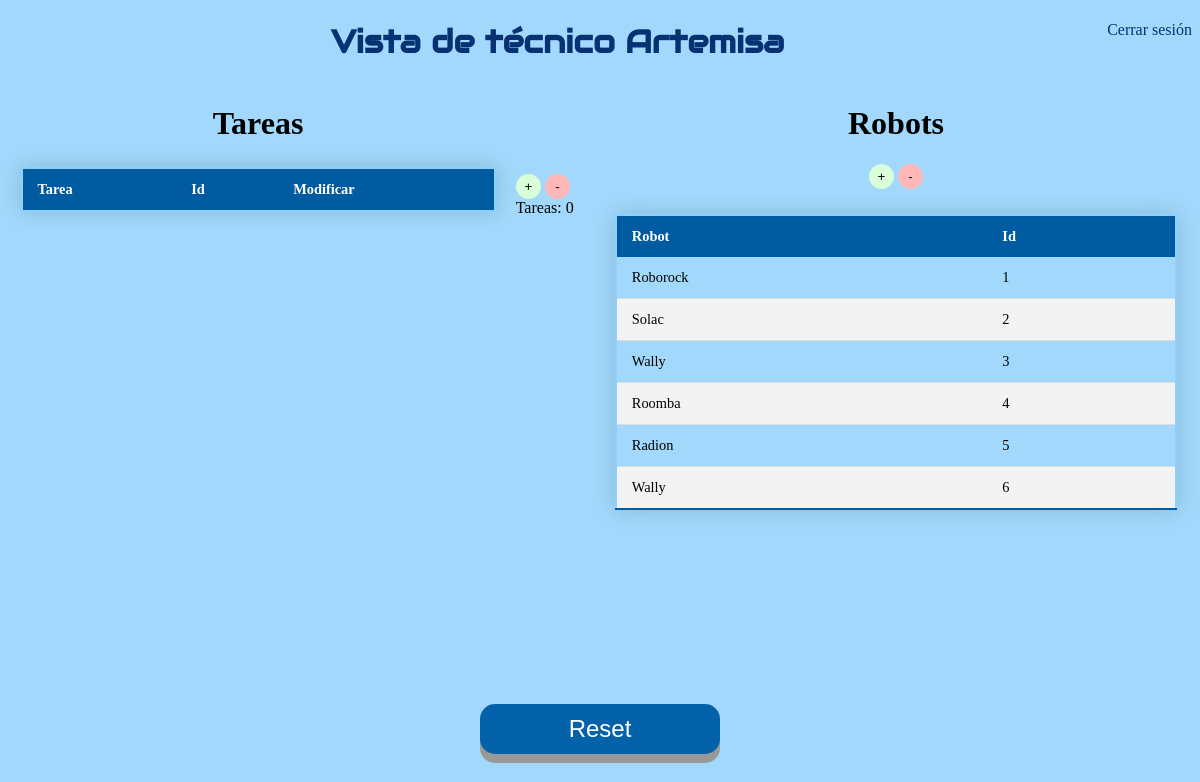
The page /Interfaz_tecnico.html on the database its author committed.
### app.py (models this page shows)
class Robo(db.Model):
    id = db.Column(db.Integer, primary_key=True)
    nombre = db.Column(db.String(200), nullable=False)

### app.py (the view)
@app.route('/Interfaz_tecnico.html', methods=['POST','GET'])     # Redireccion a Tecnico
def tecnico():
    tasks = Todo.query.order_by(Todo.id).all() # Este método nos devuelve todos los elementos de la tabla de la base de datos
    rob = Robo.query.order_by(Robo.id).all()
    return render_template('Interfaz_tecnico.html', tasks=tasks, rob=rob) # Presentar las tareas

### templates/Interfaz_tecnico.html (shortened to what this page needs)
{% extends 'base.html' %}
{% block head %}
</head>
{% endblock %}
{% block body %}
<a style="float:right" href="index.html">Cerrar sesión</a>
  <h1 class="principal" style="text-align:center"> Vista de técnico Artemisa</h1>
<div class="inline-div-izquierda">
  <h1 class="Copper">Tareas</h1>
  <center>
    <table>
      <thead>
        <tr>
            <th> Tarea</th>
            <th> Id </th>
            <th> Modificar </th>
        </tr>
      </thead>
      </table>
  </center>
</div>
<div class="inline-div-izquierda2">
  <br> <br> <br> <br> <br>
  <button type="button" class="button3" onClick="window.location.href='/new_update/{{ tasks[-1].id }}';">+</button>
  <button type="button" class="button4" onClick="window.location.href='/delete';">-</button>
 <br> &nbsp;
  Tareas:
  <a id="clicks">{{ tasks[-1].id -1 }}</a> <br>
</div>
<center>
  <div class="inline-div-derecha">
    <h1 class="Copper"> Robots</h1>
    <button type="button" class="button3" onClick="window.location.href='/nuevo_robot';">+</button>
    <button type="button" class="button4" onClick="window.location.href='/delete_robot';">-</button>
    <br>
    <table>
      <thead>
        <tr>
            <th> Robot</th>
            <th> Id </th>
        </tr>
      </thead>
      {% for robot in rob %}
      {% if robot.id!=1 %}
          <tr>
            <td> {{ robot.nombre }}</td>
            <td> {{ robot.id - 1 }} </td>
          </tr>
        {% endif %}
      {% endfor %}
      </table>
  </div>
  <br>
  <br>
</center>
<br> <br> <br> <br> <br> <br> <br> <br> <br> <br> <br> <br> <br> <br> <br> <br> <br> <br> <br> <br> <br>
<center>
  <button id="boton2" class="button2" onclick="window.location.href='/reset';">Reset</button>
</center>
  {% endblock %}

### static/css/main.css (style rules this page uses)
a:link { text-decoration: none; color: rgb(6, 50, 115); }
body { background-color: #a1d8fb; }
h1.Copper { font-family: Copperplate, Papyrus, fantasy; text-align: center }
h1.principal { font-family: "Audiowide", sans-serif; color: rgb(6, 50, 115); }
.button2 { width: 20%; height: 50px; position: absolute; top: 88%; left: 40%; font-size: 24px; text-align: center; position: absolute; bottom: 30px; right: 600px; cursor: pointer; outline: none; color: #fff; background-color: #0462aa; border: none; border-radius: 15px; box-shadow: 0 9px #999; }
.button3 { width: 25px; height: 25px; border: none; border-radius: 15px; background-color: #d8ffd8; }
.button4 { width: 25px; height: 25px; border: none; border-radius: 15px; background-color: #ffb7b7; }
.inline-div-derecha { width: 50%; float: right; }
.inline-div-izquierda { width: 500px; float: left; }
.inline-div-izquierda2 { width: 72px; float: left; }
table { border: 2px solid rgb(140, 209, 255); border-collapse: collapse; width: 95%; margin: 25px 0; font-size: 0.9em; min-width: 400px; box-shadow: 0 0 20px rgba(0, 0, 0, 0.15); }
thead tr { background-color: #005ba0; color: #ffffff; text-align: left; }
th, td { padding: 12px 15px; }
tbody tr { border-bottom: 1px solid #dddddd; }
tbody tr:nth-of-type(even) { background-color: #f3f3f3; }
tbody tr:last-of-type { border-bottom: 2px solid #005ba0; }

### rows shown on the page
Robo: nombre "Roborock", id "1"
Robo: nombre "Solac", id "2"
Robo: nombre "Wally", id "3"
Robo: nombre "Roomba", id "4"
Robo: nombre "Radion", id "5"
Robo: nombre "Wally", id "6"

### other values the page prints
{{ tasks[-1].id -1 }} "0"
